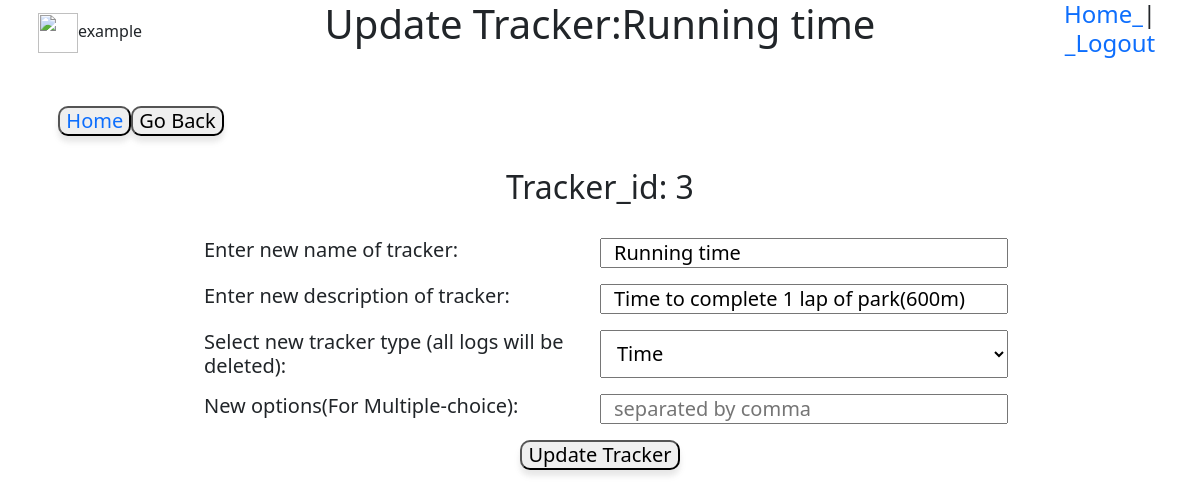
Before: /tracker/3/update (signed in) with the older database file.
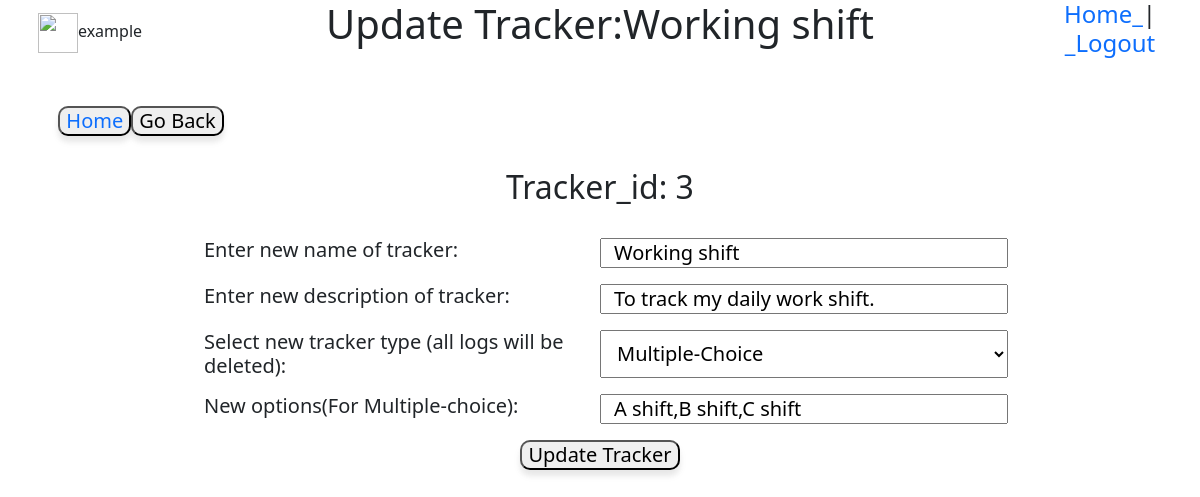
After: the same page with the newer database file.
### database.py (models this page shows)
class tracker(db.Model):
    user_id=db.Column(db.Integer,db.ForeignKey('user.id'),nullable=False)
    tracker_id=db.Column(db.Integer,primary_key=True,autoincrement=True)
    name=db.Column(db.String(30),nullable=False)
    desc=db.Column(db.String)
    type=db.Column(db.String,nullable=False)
    settings=db.Column(db.String)
    lastupdate=db.Column(db.DateTime)
    logs=db.relationship("log",cascade='all', backref="parent")

### application/controllers.py (the view, shortened to what this page needs)
@app.route('/tracker/<int:tracker_id>/update',methods=['GET','POST'])
@login_required#*************************
def update_tracker(tracker_id):
    if (tracker_id,) not in db.session.query(tracker.tracker_id).all():
        return notfound('tracker_id_not_found')
    t=tracker.query.get(tracker_id)
    return render_template('update_tracker.html',tracker=t,user=current_user)

### templates/update_tracker.html (shortened to what this page needs)
<!DOCTYPE html>
<html lang="en" dir="ltr">
  <head>
    <link href="https://cdn.jsdelivr.net/npm/bootstrap@5.0.2/dist/css/bootstrap.min.css" rel="stylesheet">
    <link rel="stylesheet" href="/static/main.css">
  </head>
  <body>
    <div class="mb-3 row">
      <div class="col-2 d-flex justify-content-center">
        <span class="align-self-center"><img src='/static/userimg.png' width="40px" height="40px" />{{user.username}}</span>
      </div>
      <div class="col-8 text-center">
        <h1>Update Tracker:{{tracker.name}}</h1>
      </div>
      <div class="col-2 text-center h4">
        <a href="/" class="logout">Home_</a>|
        <a href="/logout" class=" logout">_Logout</a>
      </div>
    </div><br>
    <div class="row">
      <div class="col-3 text-center h5"><button type="button"><a href="/main">Home </a></button><button type="button" name="back" onclick="javascrpt:history.back()">Go Back</button>
      </div>
    </div><br>
    <div class="row update_tracker">
      <div class="col-8 offset-2 h5">
        <form class="tracker_form" action="/tracker/{{tracker.tracker_id}}/update" method="post">
          <h2 align="center">Tracker_id: {{tracker.tracker_id}}</h2><br>
          <div class="mb-3 row">
            <label class="col-6" for="name">Enter new name of tracker:</label><input class="col-6" type="text" name="name" value="{{tracker.name}}" required>
          </div>
          <div class="mb-3 row">
            <label class="col-6" for="desc">Enter new description of tracker:</label><input class="col-6" type="text" value="{{tracker.desc}}" name="desc">
          </div>
          <div class="mb-3 row">
            <label class="col-6" for="type">Select new tracker type (all logs will be deleted):</label><select class="col-6" name="type">
              <option value="Multiple-choice" {% if tracker.type=="Multiple-choice" %}selected{% endif %}>Multiple-Choice</option>
              <option value="Time" {% if tracker.type=="Time" %}selected{% endif %}>Time</option>
            </select>
          </div>
          <div class="mb-3 row">
            <label class="col-6" for="settings">New options(For Multiple-choice):</label><input class="col-6" type="text" name="settings" value="{{tracker.settings}}" placeholder="separated by comma">
          </div>
          <div class="text-center"><button type="submit" name="submit">Update Tracker</button></div>
        </form>
      </div>
    </div>
  </body>
</html>

Changed rows visible on the page:
changed tracker id 3: name "Running time" → "Working shift"; desc "Time to complete 1 lap of park(600m)" → "To track my daily work shift."; type "Time" → "Multiple-Choice"; settings (not shown) → "A shift,B shift,C shift"
